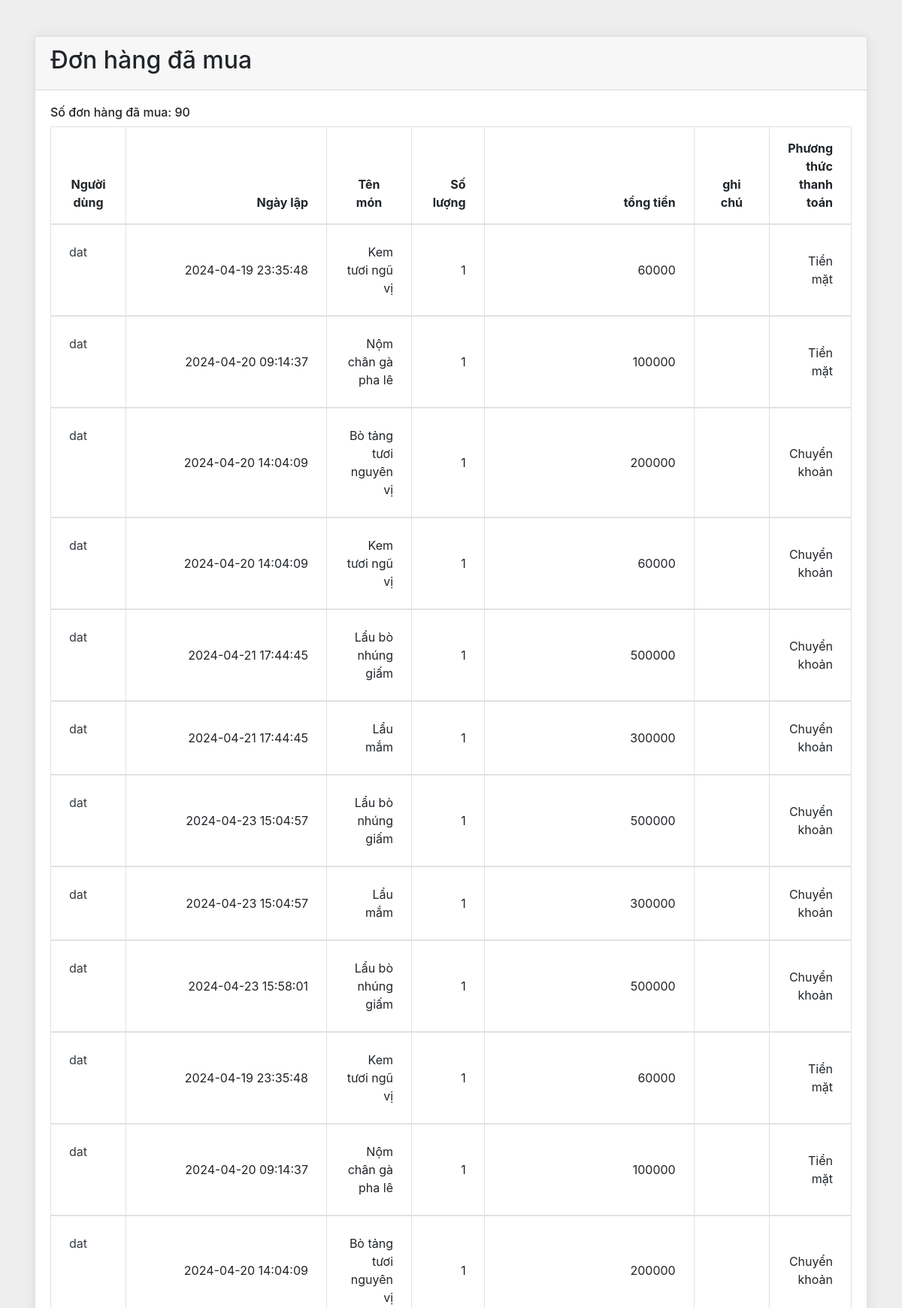
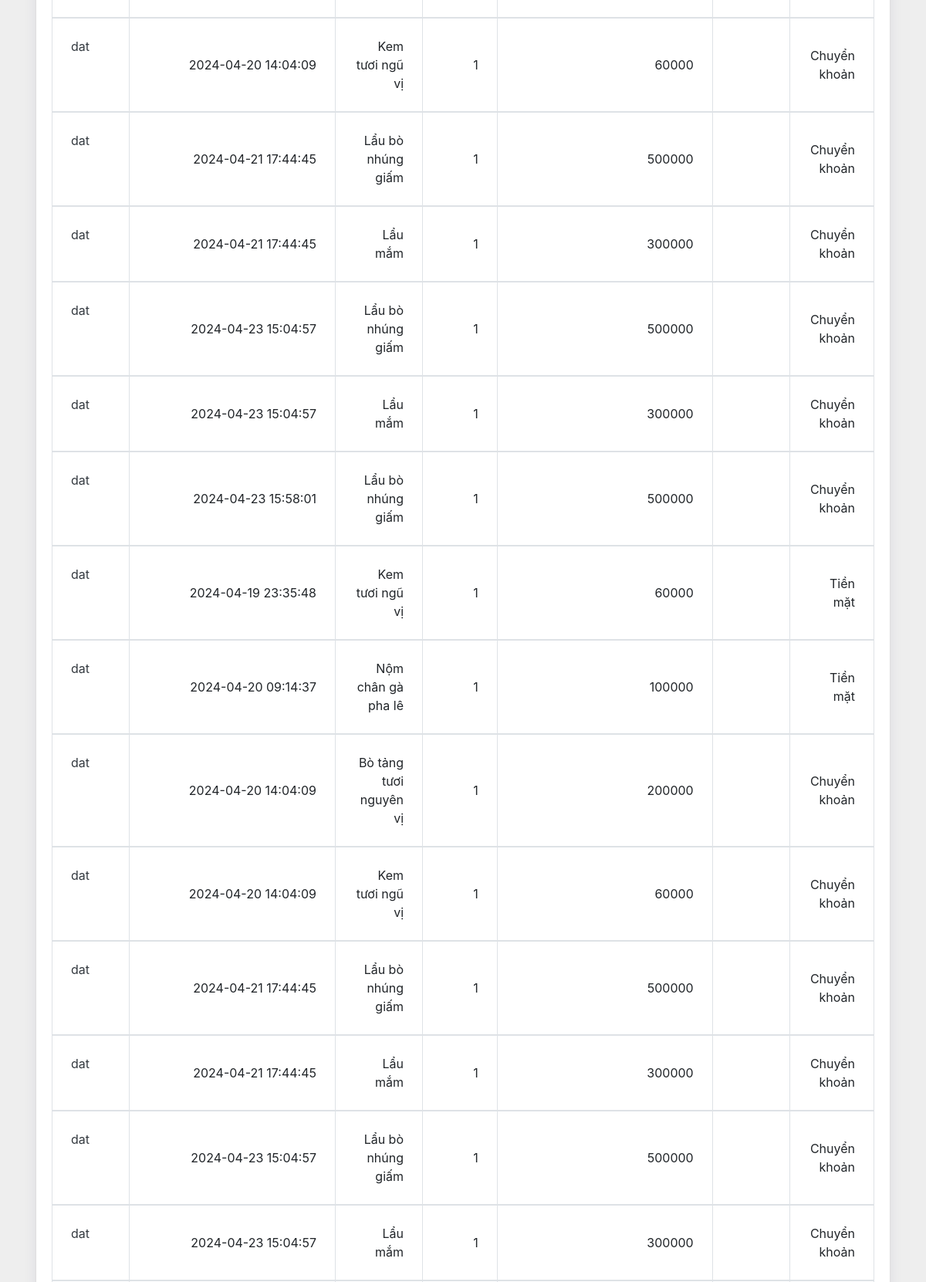
The page /views/theodoidonhang/theodoi.php (signed in, upper part) on the database its author committed (2 pictures, top to bottom).
### tables this page shows
CREATE TABLE `chitiethoadon` (
  `MaHoaDon` int(11) NOT NULL,
  `MaChiTietSP` int(11) NOT NULL,
  `SoLuong` int(11) NOT NULL,
  `TongTienHD` double NOT NULL
);

CREATE TABLE `hoadonban` (
  `MaHoaDon` int(11) NOT NULL,
  `NgayLap` datetime NOT NULL,
  `UserName` varchar(50) NOT NULL,
  `MaBan` int(11) DEFAULT NULL,
  `GiamGia` int(11) NOT NULL,
  `PhuongThucTT` bit(2) NOT NULL,
  `GhiChu` varchar(50) DEFAULT NULL,
  `trangthai` int(1) DEFAULT NULL
);

CREATE TABLE `danhmucsp` (
  `MaSP` int(11) NOT NULL,
  `MaLoai` int(11) NOT NULL,
  `TenSP` varchar(50) NOT NULL,
  `GiaBan` double NOT NULL,
  `GioiThieuSP` varchar(50) NOT NULL,
  `Anh` varchar(50) NOT NULL
);

### views/theodoidonhang/theodoi.php (the view, shortened to what this page needs)
<!DOCTYPE html>
<html lang="en">
<head>
    <link href="https://cdn.jsdelivr.net/npm/bootstrap@4.1.1/dist/css/bootstrap.min.css" rel="stylesheet">
</head>
<body>
    <div class="container px-3 my-5 clearfix">
        <div class="card">
            <div class="card-header">
                <h2>Đơn hàng đã mua</h2>
            </div>
            <div class="card-body">
                <div class="table-responsive">
                    <?php
                    include_once("../../models/ketnoi.php");
                    $name =  $_SESSION['username'];
                    $sql_theodoi = "SELECT UserName,NgayLap,PhuongThucTT,GhiChu,TenSP,SoLuong,TongTienHD
                    FROM hoadonban,chitiethoadon,danhmucsp,ban
                    WHERE hoadonban.MaHoaDon=chitiethoadon.MaHoaDon AND
                    chitiethoadon.MaChiTietSP = danhmucsp.MaSP AND UserName='$name'";
                    $result_theodoi = $conn->query($sql_theodoi);
                    $tong_don = $result_theodoi->num_rows;
                    echo '<h6>Số đơn hàng đã mua: '.$tong_don.'</h6>';
                    ?>
                        <form action="" id="cart" method="post">
                            <table class="table table-bordered m-0">
                                <thead>
                                    <tr>
                                        <th class="text-center py-3 px-4" style="min-width: 100px;">Người dùng</th>
                                        <th class="text-right py-3 px-4" style="width: 400px;">Ngày lập</th>
                                        <th class="text-center py-3 px-4" style="width: 120px;">Tên món</th>
                                        <th class="text-right py-3 px-4" style="width: 100px;">Số lượng</th>
                                        <th class="text-right py-3 px-4" style="width: 430px;">tổng tiền</th>
                                        <th class="text-center py-3 px-4" style="width: 120px;">ghi chú</th>
                                        <th class="text-right py-3 px-4" style="width: 100px;">Phương thức thanh toán</th>
                                    </tr>
                                </thead>
                                <?php
                                while ($row = $result_theodoi->fetch_assoc()) {
                                ?>
                                    <tbody>
                                        <tr>
                                            <td class="p-4">
                                                <div class="media align-items-center">
                                                    <div class="media-body">
                                                        <a href="#" class="d-block text-dark"><?php echo $row["UserName"]; ?></a>
                                                    </div>
                                                </div>
                                            </td>
                                            <td class="text-right font-weight-semibold align-middle p-4"><?php echo $row["NgayLap"]; ?></td>
                                            <td class="text-right font-weight-semibold align-middle p-4"><?php echo $row["TenSP"]; ?></td>
                                            <td class="text-right font-weight-semibold align-middle p-4"><?php echo $row["SoLuong"]; ?></td>
                                            <td class="text-right font-weight-semibold align-middle p-4"><?php echo $row["TongTienHD"]; ?></td>
                                            <td class="text-right font-weight-semibold align-middle p-4"><?php echo $row["GhiChu"]; ?></td>
                                            <td class="text-right font-weight-semibold align-middle p-4"><?php
                                            if($row["PhuongThucTT"]==0){echo 'Chuyển khoản';}else{echo 'Tiền mặt';}; ?></td>
                                        </tr>
                                    </tbody>
                                <?php
                                }
                                ?>
                            </table>
                        </form>
                </div>
            </div>
        </div>
    </div>
</body>
</html>

### views/theodoidonhang/theodoi.php (style rules this page uses)
body { margin-top: 20px; background: #eee; }
.card { box-shadow: 0 1px 15px 1px rgba(52, 40, 104, .08); }

### rows shown on the page
chitiethoadon: MaHoaDon.UserName "dat", MaHoaDon.NgayLap "2024-04-19 23:35:48", MaChiTietSP.TenSP "Kem tươi ngũ vị", SoLuong "1", TongTienHD "60000", shows "Tiền mặt"
chitiethoadon: MaHoaDon.UserName "dat", MaHoaDon.NgayLap "2024-04-20 09:14:37", MaChiTietSP.TenSP "Nộm chân gà pha lê", SoLuong "1", TongTienHD "100000", shows "Tiền mặt"
chitiethoadon: MaHoaDon.UserName "dat", MaHoaDon.NgayLap "2024-04-20 14:04:09", MaChiTietSP.TenSP "Bò tảng tươi nguyên vị", SoLuong "1", TongTienHD "200000", shows "Chuyển khoản"
chitiethoadon: MaHoaDon.UserName "dat", MaHoaDon.NgayLap "2024-04-20 14:04:09", MaChiTietSP.TenSP "Kem tươi ngũ vị", SoLuong "1", TongTienHD "60000", shows "Chuyển khoản"
chitiethoadon: MaHoaDon.UserName "dat", MaHoaDon.NgayLap "2024-04-21 17:44:45", MaChiTietSP.TenSP "Lẩu bò nhúng giấm", SoLuong "1", TongTienHD "500000", shows "Chuyển khoản"
chitiethoadon: MaHoaDon.UserName "dat", MaHoaDon.NgayLap "2024-04-21 17:44:45", MaChiTietSP.TenSP "Lẩu mắm", SoLuong "1", TongTienHD "300000", shows "Chuyển khoản"
chitiethoadon: MaHoaDon.UserName "dat", MaHoaDon.NgayLap "2024-04-23 15:04:57", MaChiTietSP.TenSP "Lẩu bò nhúng giấm", SoLuong "1", TongTienHD "500000", shows "Chuyển khoản"
chitiethoadon: MaHoaDon.UserName "dat", MaHoaDon.NgayLap "2024-04-23 15:04:57", MaChiTietSP.TenSP "Lẩu mắm", SoLuong "1", TongTienHD "300000", shows "Chuyển khoản"
chitiethoadon: MaHoaDon.UserName "dat", MaHoaDon.NgayLap "2024-04-23 15:58:01", MaChiTietSP.TenSP "Lẩu bò nhúng giấm", SoLuong "1", TongTienHD "500000", shows "Chuyển khoản"

### other values the page prints
$tong_don "90"
